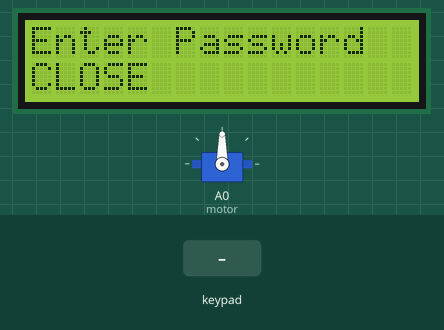
Simulated run of this sketch. Board: Arduino Uno, built with avr-gcc and run on an emulated ATmega328P. On the bench: servo, 16×2 character LCD. The test bench sets the inputs (shaded band). What the sketch prints to the serial monitor is not drawn.

Above: at 6.2 s.
6.3 s: key 'a' pressed
9.3 s: key 'e' pressed
10.8 s: key 'c' pressed
13.8 s: key 'd' pressed
At 15.3 s:
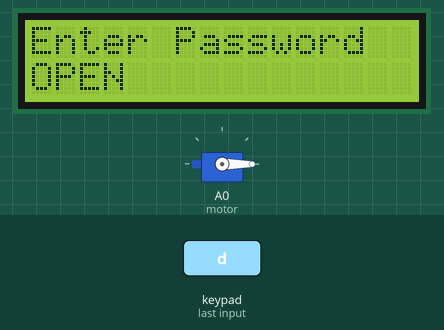
At 25.3 s:
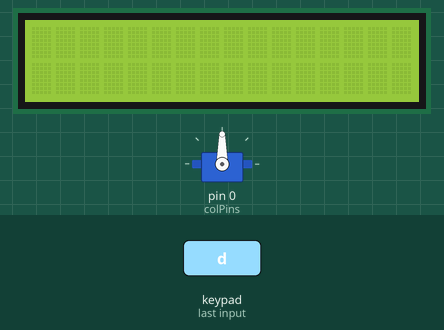
Timing chart, 0 to 25.7 s (numbered marks = the images above; inputs shaded):
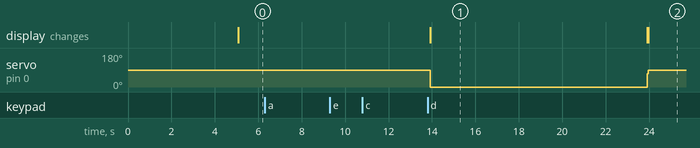

Measured:
- after the input at 6.3 s, every drawn part: stays the same
- after the input at 9.3 s, every drawn part: stays the same
- after the input at 10.8 s, every drawn part: stays the same
- after the input at 13.8 s, servo on pin 0 (colPins): 90° → 0° after 0.12 s, → 90° 10.0 s later; the display: changes after 0.11 s (image 1)
- what the display in image 1 shows lasts 10.0 s, from 13.9 s to 23.9 s

The sketch:

electronic_safe_locker.ino
```cpp
#include<Keypad.h>
#include<LiquidCrystal.h>
#include<Servo.h>

LiquidCrystal lcd(8, 9, 10, 11, 12, 13);
Servo motor;
char masterLock[4] = {'d', 'd', 'd', 'd'};
char ipPsw[4];
const byte ROWS = 4;
const byte COLS = 4;
char keys[ROWS][COLS] = {
  {'a', 'e', 'c', 'd'},
  {'b', 'f', 'g', 'h'},
  {'c', 'g', 'k', 'l'},
  {'d', 'h', 'o', 'p'}
};
int flag = 0;
int i = 0;

byte rowPins[ROWS] = {7, 6, 5, 4};
byte colPins[COLS] = {3, 2, 1, 0};

Keypad keypad = Keypad( makeKeymap(keys), rowPins, colPins, ROWS, COLS );

void setup() {
  Serial.begin(9600);
  motor.attach(A0);
  lcd.begin(16, 2);
  lcd.setCursor(0, 0);

  lcd.print("Electronic Safe");
  delay(5000);


}

void loop() {
    lcd.clear();
closed();
  char key = keypad.getKey();
  if (key) {
    Serial.println(key);
    ipPsw[i] = key;
    i++;
  }
  Serial.println(ipPsw);
  Serial.println(i);
  if (i >= 4) {
    for (int a = 0; a <= 4; a++) {

      if (masterLock[a] == ipPsw[a]) {
        flag++;
        delay(10);
      }
    }
  }

  if (flag == 4) {
    Serial.println("open");
 opened();


    motor.write(0);
    delay(10000);                     //change timer
    motor.write(70);

closed();

    flag = 0;
    i = 0;
    for (int x = 0; x <= 4; x++) {
      ipPsw[x] = '\0';
    }
  }


}
void opened(){
 lcd.clear();
  lcd.setCursor(0, 0);
    lcd.print("Enter Password");
    lcd.setCursor(0, 1);
    lcd.print("OPEN");
    delay(10);
}
void closed(){
  lcd.clear();
    lcd.setCursor(0, 0);
    lcd.print("Enter Password");
    lcd.setCursor(0, 1);
    lcd.print("CLOSE");
    delay(10);
}
```
